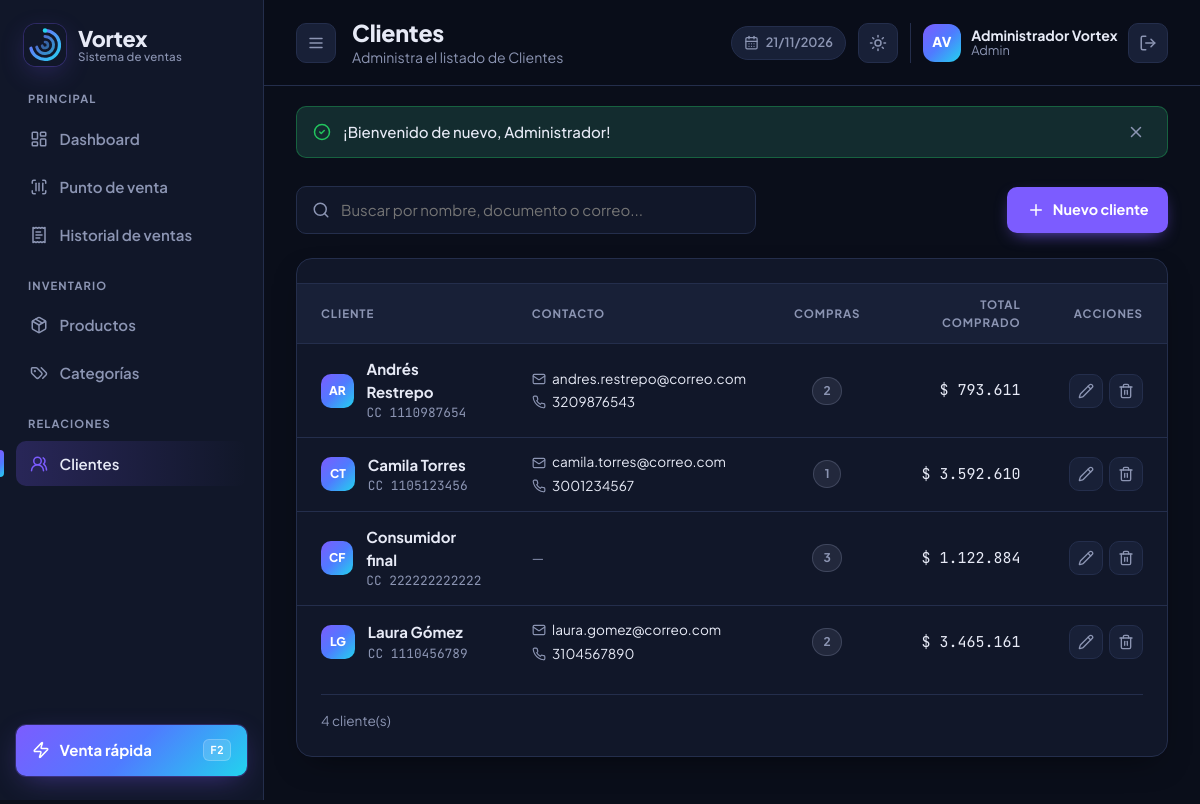
The page /index.php?r=clientes (signed in) on the database its author committed.
### tables this page shows
CREATE TABLE clientes (
    id          INT UNSIGNED AUTO_INCREMENT PRIMARY KEY,
    documento   VARCHAR(20) NOT NULL UNIQUE,
    nombre      VARCHAR(120) NOT NULL,
    email       VARCHAR(120) NULL,
    telefono    VARCHAR(20) NULL,
    direccion   VARCHAR(180) NULL,
    created_at  TIMESTAMP NOT NULL DEFAULT CURRENT_TIMESTAMP
);

### app/Core/View.php (called while the page is built, shortened)
<?php
final class View
{
    private string $directorio;
    public function __construct(?string $directorio = null)
    {
        $this->directorio = $directorio ?? BASE_PATH . '/app/Views';
    }
    public function render(string $plantilla, array $datos = [], ?string $layout = 'layouts/main'): string
    {
        $contenido = $this->incluir($plantilla, $datos);
        return $layout === null
            ? $contenido
            : $this->incluir($layout, array_merge($datos, ['contenido' => $contenido]));
    }
    public function parcial(string $plantilla, array $datos = []): string
    {
        return $this->incluir($plantilla, $datos);
    }
    private function incluir(string $plantilla, array $datos): string
    {
        $archivo = "{$this->directorio}/{$plantilla}.php";
        extract($datos, EXTR_SKIP);
        require $archivo;
        return (string) ob_get_clean();
    }
}

### app/Core/CrudController.php (called while the page is built, shortened)
<?php
abstract class CrudController extends Controller
{
    protected string $carpeta;
    protected string $plural;
    private ?Model $modelo = null;
    public function index(): void
    {
        $termino = $this->input('q');
        $this->render("{$this->carpeta}/index", [
            'titulo'    => $this->plural,
            'subtitulo' => "Administra el listado de {$this->plural}",
            'registros' => $this->modelo()->listar($termino),
            'q'         => $termino,
        ]);
    }
    protected function modelo(): Model
    {
        return $this->modelo ??= $this->crearModelo();
    }
}

### app/Core/Router.php (called while the page is built, shortened)
<?php
final class Router
{
    private array $rutas = ['GET' => [], 'POST' => []];
    private function agregar(string $metodo, string $ruta, array $accion): self
    {
        $this->rutas[$metodo][trim($ruta, '/')] = $accion;
        return $this;
    }
    public function despachar(string $ruta, string $metodo): void
    {
        $accion = $this->rutas[strtoupper($metodo)][trim($ruta, '/')] ?? null;
        [$controlador, $funcion] = $accion;
        (new $controlador())->$funcion();
    }
}

### public/index.php (called while the page is built, shortened)
<?php
$router = new App\Core\Router();
try {
    $router->despachar($_GET['r'] ?? 'dashboard', $_SERVER['REQUEST_METHOD'] ?? 'GET');
} catch (PDOException $e) {
    http_response_code(500);
    echo (new App\Core\View())->render('errores/error', [
        'mensaje' => 'No fue posible conectar con la base de datos. Verifica config/config.php e importa database/vortex.sql.',
        'detalle' => App\Core\Config::get('app.debug') ? $e->getMessage() : null,
    ], null);
}

### app/Core/Model.php (called while the page is built, shortened)
<?php
abstract class Model
{
    protected PDO $db;
    public function __construct(?PDO $db = null)
    {
        $this->db = $db ?? Database::conexion();
    }
    protected function consultar(string $sql, array $parametros = []): array
    {
        $sentencia = $this->db->prepare($sql);
        $sentencia->execute($parametros);
        return $sentencia->fetchAll();
    }
}

### app/autoload.php (called while the page is built, shortened)
<?php
spl_autoload_register(function (string $clase): void {
    $prefijo = 'App\\';
    $archivo = BASE_PATH . '/app/' . str_replace('\\', '/', substr($clase, strlen($prefijo))) . '.php';
});

### app/Core/Config.php (called while the page is built, shortened)
<?php
final class Config
{
    private static array $valores = [];
    public static function cargar(string $archivo): void
    {
        self::$valores = require $archivo;
    }
    public static function get(string $clave, $defecto = null)
    {
        $valor = self::$valores;
        foreach (explode('.', $clave) as $parte) {
            $valor = $valor[$parte];
        }
        return $valor;
    }
}

### app/Core/Database.php (called while the page is built, shortened)
<?php
final class Database
{
    private static ?PDO $conexion = null;
    public static function conexion(): PDO
    {
        if (self::$conexion === null) {
            $c = Config::get('db');
            $dsn = sprintf(
                'mysql:host=%s;port=%d;dbname=%s;charset=%s',
                $c['host'],
                $c['puerto'],
                $c['nombre'],
                $c['charset']
            );
            self::$conexion = new PDO($dsn, $c['usuario'], $c['clave'], [
                PDO::ATTR_ERRMODE            => PDO::ERRMODE_EXCEPTION,
                PDO::ATTR_DEFAULT_FETCH_MODE => PDO::FETCH_ASSOC,
                PDO::ATTR_EMULATE_PREPARES   => false,
            ]);
            self::$conexion->exec("SET time_zone = '" . date('P') . "'");
        }
        return self::$conexion;
    }
}

### app/Models/Cliente.php (called while the page is built, shortened)
<?php
class Cliente extends Model
{
    public function listar(string $termino = ''): array
    {
        $sql = 'SELECT c.*, COUNT(v.id) AS total_compras, COALESCE(SUM(v.total), 0) AS total_gastado
                FROM clientes c
                LEFT JOIN ventas v ON v.cliente_id = c.id';
        $parametros = [];
        return $this->consultar($sql . ' GROUP BY c.id ORDER BY c.nombre', $parametros);
    }
}

### app/helpers.php (called while the page is built, shortened)
<?php
function e($valor): string
{
    return htmlspecialchars((string) $valor, ENT_QUOTES, 'UTF-8');
}
function url(string $ruta = 'dashboard', array $parametros = []): string
{
    return 'index.php?' . http_build_query(array_merge(['r' => $ruta], $parametros));
}
function dinero($valor, ?string $moneda = null): string
{
    $moneda = $moneda ?? Config::get('app.moneda', 'COP');
    $valor  = (float) $valor;
    return $moneda === 'USD'
        ? 'US$ ' . number_format($valor, 2, '.', ',')
        : '$ ' . number_format($valor, 0, ',', '.');
}
function iniciales(string $nombre): string
{
    $partes = preg_split('/\s+/', trim($nombre));
    $letras = array_map(fn ($p) => mb_substr($p, 0, 1), array_slice($partes, 0, 2));
    return mb_strtoupper(implode('', $letras));
}

### app/Views/clientes/index.php (the view)
<?= $this->parcial('partials/buscador', ['ruta' => 'clientes', 'q' => $q, 'placeholder' => 'Buscar por nombre, documento o correo...', 'textoNuevo' => 'Nuevo cliente']) ?>
<section class="tarjeta">
    <?php if (!$registros): ?>
        <?= $this->parcial('partials/vacio', [
            'icono'  => 'users-round',
            'titulo' => $q ? 'Sin coincidencias' : 'Aún no hay clientes',
            'texto'  => $q ? "No encontramos clientes para «{$q}»." : 'Registra a tus clientes para asociarlos a las ventas.',
            'accion' => ['url' => url('clientes/nuevo'), 'texto' => 'Nuevo cliente'],
        ]) ?>
    <?php else: ?>
        <div class="tabla-envoltura">
            <table class="tabla">
                <thead>
                <tr>
                    <th>Cliente</th>
                    <th>Contacto</th>
                    <th class="centro">Compras</th>
                    <th class="derecha">Total comprado</th>
                    <th class="derecha">Acciones</th>
                </tr>
                </thead>
                <tbody>
                <?php foreach ($registros as $c): ?>
                    <tr>
                        <td>
                            <div class="celda-principal">
                                <span class="avatar avatar--sm"><?= e(iniciales($c['nombre'])) ?></span>
                                <span>
                                    <strong><?= e($c['nombre']) ?></strong>
                                    <small class="mono">CC <?= e($c['documento']) ?></small>
                                </span>
                            </div>
                        </td>
                        <td>
                            <div class="contacto">
                                <?php if ($c['email']): ?><span><i data-lucide="mail"></i><?= e($c['email']) ?></span><?php endif; ?>
                                <?php if ($c['telefono']): ?><span><i data-lucide="phone"></i><?= e($c['telefono']) ?></span><?php endif; ?>
                                <?php if (!$c['email'] && !$c['telefono']): ?><span class="texto-suave">—</span><?php endif; ?>
                            </div>
                        </td>
                        <td class="centro"><span class="badge badge--neutro"><?= (int) $c['total_compras'] ?></span></td>
                        <td class="derecha mono"><?= dinero($c['total_gastado']) ?></td>
                        <td class="derecha">
                            <?= $this->parcial('partials/acciones', ['ruta' => 'clientes', 'id' => $c['id'], 'nombre' => $c['nombre'], 'csrf' => $csrf]) ?>
                        </td>
                    </tr>
                <?php endforeach; ?>
                </tbody>
            </table>
        </div>
        <footer class="tarjeta-pie"><?= count($registros) ?> cliente(s)</footer>
    <?php endif; ?>
</section>

### app/Views/partials/acciones.php (shortened to what this page needs)
<div class="acciones">
    <a href="<?= url("$ruta/editar", ['id' => $id]) ?>" class="btn-icono btn-icono--sm" title="Editar">
        <i data-lucide="pencil"></i>
    </a>
    <form method="post" action="<?= url("$ruta/eliminar") ?>" data-confirmar="¿Eliminar «<?= e($nombre) ?>»? Esta acción no se puede deshacer.">
        <button class="btn-icono btn-icono--sm btn-icono--peligro" title="Eliminar"><i data-lucide="trash-2"></i></button>
    </form>
</div>

### public/assets/css/vortex.css (style rules this page uses)
:root { --vx-primario: #7C5CFF; --vx-primario-hover: #6B48F7; --vx-acento: #22D3EE; --vx-degradado: linear-gradient(135deg, #7C5CFF 0%, #4F7BFF 50%, #22D3EE 100%); --vx-exito: #22C55E; --vx-alerta: #F59E0B; --vx-peligro: #F43F5E; --vx-info: #3B82F6; --vx-fondo: #0A0E1A; --vx-superficie: #111729; --vx-superficie-2: #182037; --vx-superficie-3: #1F2945; --vx-borde: #242E4C; --vx-texto: #E7EAF6; --vx-texto-suave: #8C95B3; --vx-sombra: 0 12px 32px -14px rgba(0, 0, 0, .6); --vx-brillo: 0 0 0 1px rgba(124, 92, 255, .25), 0 8px 30px -8px rgba(124, 92, 255, .45); --vx-fuente: 'Plus Jakarta Sans', system-ui, -apple-system, 'Segoe UI', sans-serif; --vx-mono: 'JetBrains Mono', ui-monospace, monospace; --vx-radio: 16px; --vx-radio-sm: 10px; --vx-espacio: 1.5rem; --vx-sidebar: 264px; --vx-transicion: 180ms cubic-bezier(.4, 0, .2, 1); }
*, *::before, *::after { box-sizing: border-box; }
html { -webkit-font-smoothing: antialiased; }
body { margin: 0; font-family: var(--vx-fuente); font-size: 15px; line-height: 1.5; color: var(--vx-texto); background: var(--vx-fondo); transition: background var(--vx-transicion), color var(--vx-transicion); }
a { color: inherit; text-decoration: none; }
small { font-size: .8rem; }
button, input, select, textarea { font: inherit; color: inherit; }
[data-lucide], svg.lucide { width: 18px; height: 18px; flex-shrink: 0; stroke-width: 2; }
.mono { font-family: var(--vx-mono); font-feature-settings: "tnum"; }
.texto-suave { color: var(--vx-texto-suave); }
.derecha { text-align: right; }
.centro { text-align: center; }
.avatar { display: inline-grid; place-items: center; width: 38px; height: 38px; border-radius: 12px; background: var(--vx-degradado); color: #fff; font-weight: 800; font-size: .85rem; }
.avatar--sm { width: 34px; height: 34px; border-radius: 10px; font-size: .75rem; }
.tarjeta { background: var(--vx-superficie); border: 1px solid var(--vx-borde); border-radius: var(--vx-radio); padding: var(--vx-espacio); box-shadow: var(--vx-sombra); }
.tarjeta-pie { margin-top: 1rem; padding-top: 1rem; border-top: 1px solid var(--vx-borde); color: var(--vx-texto-suave); font-size: .85rem; }
.btn-icono { display: inline-grid; place-items: center; width: 40px; height: 40px; padding: 0; background: var(--vx-superficie-2); border: 1px solid var(--vx-borde); border-radius: var(--vx-radio-sm); cursor: pointer; color: var(--vx-texto-suave); transition: all var(--vx-transicion); }
.btn-icono--sm { width: 34px; height: 34px; }
.btn-icono--sm [data-lucide], .btn-icono--sm svg { width: 16px; height: 16px; }
.tabla-envoltura { overflow-x: auto; margin: 0 calc(var(--vx-espacio) * -1); }
.tabla { width: 100%; border-collapse: collapse; }
.tabla th { padding: .75rem var(--vx-espacio); text-align: left; font-size: .72rem; font-weight: 700; letter-spacing: .08em; text-transform: uppercase; color: var(--vx-texto-suave); background: var(--vx-superficie-2); border-block: 1px solid var(--vx-borde); }
.tabla th.derecha { text-align: right; }
.tabla th.centro { text-align: center; }
.tabla td { padding: .9rem var(--vx-espacio); border-bottom: 1px solid var(--vx-borde); vertical-align: middle; }
.tabla tbody tr { transition: background var(--vx-transicion); }
.tabla tbody tr:last-child td { border-bottom: 0; }
.celda-principal { display: flex; align-items: center; gap: .8rem; }
.celda-principal > span:last-child { display: flex; flex-direction: column; }
.celda-principal small { color: var(--vx-texto-suave); }
.badge { --c: var(--vx-primario); display: inline-flex; align-items: center; gap: .3rem; padding: .25rem .65rem; border-radius: 999px; font-size: .75rem; font-weight: 700; color: var(--c); background: color-mix(in srgb, var(--c) 14%, transparent); border: 1px solid color-mix(in srgb, var(--c) 28%, transparent); }
.badge--neutro { --c: var(--vx-texto-suave); }
.acciones { display: inline-flex; gap: .4rem; }
.acciones form { display: contents; }
.contacto { display: flex; flex-direction: column; gap: .2rem; font-size: .85rem; }
.contacto span { display: inline-flex; align-items: center; gap: .4rem; }
.contacto [data-lucide], .contacto svg { width: 14px; height: 14px; color: var(--vx-texto-suave); }

### rows shown on the page
clientes: nombre "AR", nombre "Andrés Restrepo", documento "1110987654", email "andres.restrepo@correo.com", telefono "3209876543", total_compras "2", total_gastado "$ 793.611"
clientes: nombre "CT", nombre "Camila Torres", documento "1105123456", email "camila.torres@correo.com", telefono "3001234567", total_compras "1", total_gastado "$ 3.592.610"
clientes: nombre "CF", nombre "Consumidor final", documento "222222222222", total_compras "3", total_gastado "$ 1.122.884"
clientes: nombre "LG", nombre "Laura Gómez", documento "1110456789", email "laura.gomez@correo.com", telefono "3104567890", total_compras "2", total_gastado "$ 3.465.161"

### other values the page prints
$seccion "PRINCIPAL"
$item['texto'] "Dashboard"
$item['texto'] "Punto de venta"
$item['texto'] "Historial de ventas"
$seccion "INVENTARIO"
$item['texto'] "Productos"
$item['texto'] "Categorías"
$seccion "RELACIONES"
$item['texto'] "Clientes"
$titulo "Clientes"
$subtitulo "Administra el listado de Clientes"
iniciales($usuario['nombre']) "AV"
$usuario['nombre'] "Administrador Vortex"
$usuario['rol'] "Admin"
$f['mensaje'] "¡Bienvenido de nuevo, Administrador!"
